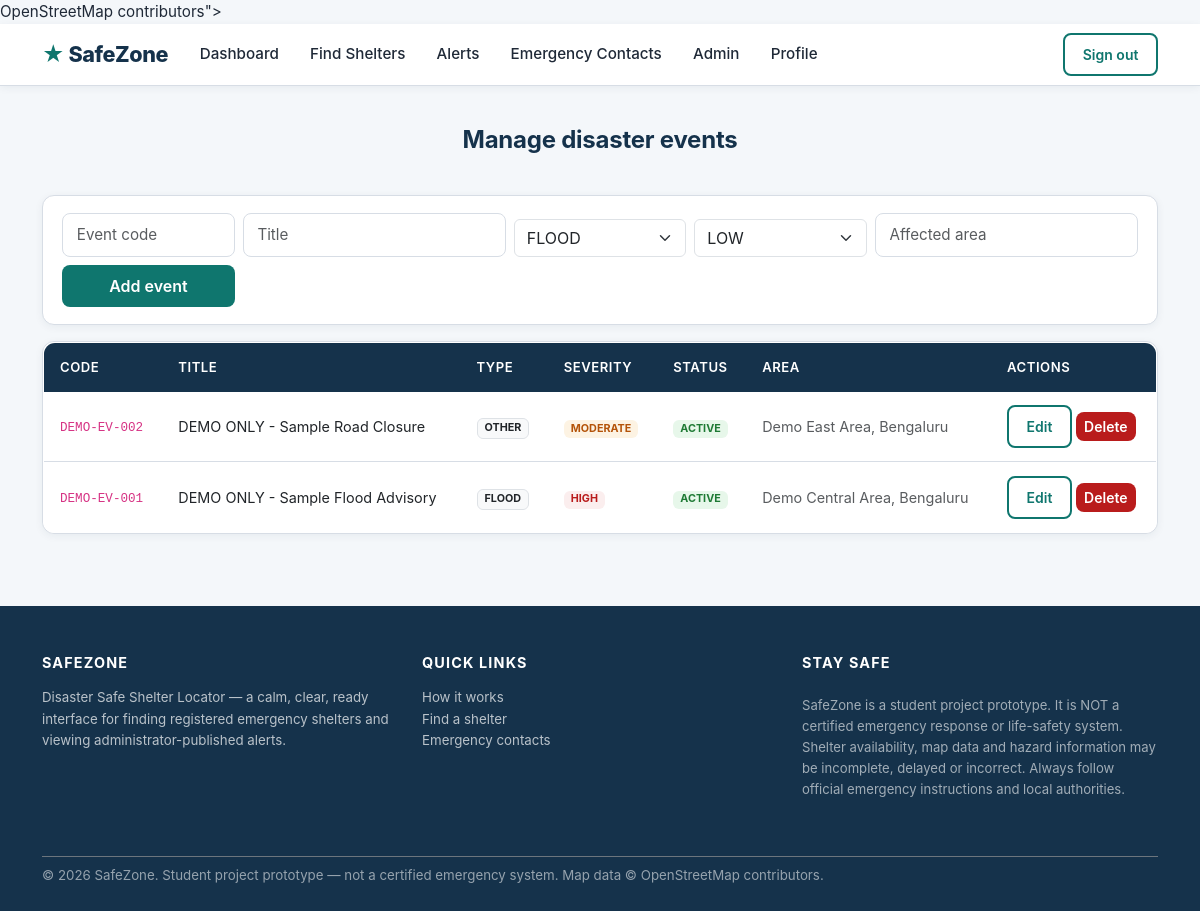
Screenshot of /admin/manage-disasters (signed in) with the database file from the repository.
### tables this page shows
CREATE TABLE disaster_events (
    disaster_id INTEGER PRIMARY KEY AUTOINCREMENT,
    event_code VARCHAR(30) NOT NULL UNIQUE,
    title VARCHAR(180) NOT NULL,
    disaster_type TEXT NOT NULL CHECK (disaster_type IN ('FLOOD','FIRE','EARTHQUAKE','LANDSLIDE','CYCLONE','STORM','OTHER')),
    severity TEXT NOT NULL CHECK (severity IN ('LOW','MODERATE','HIGH','CRITICAL')),
    description TEXT NOT NULL,
    affected_area VARCHAR(180) NULL,
    source_name VARCHAR(120) NOT NULL DEFAULT 'ADMIN DEMO ENTRY',
    source_url VARCHAR(500) NULL,
    event_status TEXT NOT NULL DEFAULT 'ACTIVE' CHECK (event_status IN ('ACTIVE','RESOLVED','EXPIRED')),
    starts_at DATETIME NOT NULL,
    ends_at DATETIME NULL,
    created_by BIGINT NULL,
    created_at TIMESTAMP NOT NULL DEFAULT CURRENT_TIMESTAMP,
    updated_at TIMESTAMP NOT NULL DEFAULT CURRENT_TIMESTAMP,
    CONSTRAINT fk_disaster_created_by FOREIGN KEY (created_by) REFERENCES users(user_id) ON DELETE SET NULL
);

### safezone/routes/admin.py (the view)
@admin_bp.route("/manage-disasters")
@login_required
def manage_disasters():
    if not _admin_required():
        return redirect(url_for("user.dashboard"))
    disasters = get_disasters()
    return render_template("manage_disasters.html", disasters=disasters)

### safezone/database/connection.py (called while the page is built)
def get_db_path():
    db_url = Config.DATABASE_URL
    if db_url.startswith("sqlite:///"):
        return db_url[len("sqlite:///"):]
    return None

def get_connection():
    db_path = get_db_path()
    conn = sqlite3.connect(db_path)
    conn.row_factory = sqlite3.Row
    conn.execute("PRAGMA foreign_keys = ON")
    return conn

@contextmanager
def db_transaction():
    conn = get_connection()
    try:
        yield conn
        conn.commit()
    except Exception:
        conn.rollback()
        raise
    finally:
        conn.close()

def query_one(sql, params=()):
    with db_transaction() as conn:
        cur = conn.execute(sql, params)
        return cur.fetchone()

def query_all(sql, params=()):
    with db_transaction() as conn:
        cur = conn.execute(sql, params)
        return cur.fetchall()

### safezone/routes/admin.py (called while the page is built)
def _admin_required():
    if not current_user.is_authenticated or current_user.role != "ADMIN":
        flash("Administrator access required.", "danger")
        return False
    return True

### safezone/routes/auth.py (called while the page is built)
def get_user_by_id(user_id):
    from safezone.database.connection import query_one
    return query_one("SELECT * FROM users WHERE user_id = ?", (user_id,))

    @property
    def is_admin(self):
        return self.role == "ADMIN"

### safezone/services/admin.py (called while the page is built)
def get_disasters(status=None):
    sql = "SELECT * FROM disaster_events"
    params = []
    if status:
        sql += " WHERE event_status = ?"
        params.append(status)
    sql += " ORDER BY starts_at DESC"
    rows = query_all(sql, tuple(params))
    return [dict(r) for r in rows]

### templates/manage_disasters.html (shortened to what this page needs)
{% extends "base.html" %}
{% block content %}
<section class="section-sm">
  <div class="container">
    <h2 class="section-title-center">Manage disaster events</h2>
    <div class="card card-sz mb-3">
      <div class="card-body">
        <form method="POST" action="{{ url_for('admin.add_disaster') }}" class="row g-2 align-items-end">
          <div class="col-md-2"><input type="text" name="event_code" class="form-control" placeholder="Event code" required></div>
          <div class="col-md-3"><input type="text" name="title" class="form-control" placeholder="Title" required></div>
          <div class="col-md-2">
            <select name="disaster_type" class="form-select">
              <option>FLOOD</option><option>FIRE</option><option>EARTHQUAKE</option>
            </select>
          </div>
          <div class="col-md-2">
            <select name="severity" class="form-select">
              <option>LOW</option><option>MODERATE</option><option>HIGH</option><option>CRITICAL</option>
            </select>
          </div>
          <div class="col-md-3"><input type="text" name="affected_area" class="form-control" placeholder="Affected area"></div>
          <div class="col-md-2"><button class="btn btn-sz w-100" type="submit">Add event</button></div>
        </form>
      </div>
    </div>
    <div class="card card-sz">
      <div class="card-body p-0">
        <div class="table-responsive">
          <table class="table-sz mb-0">
            <thead>
              <tr><th>Code</th><th>Title</th><th>Type</th><th>Severity</th><th>Status</th><th>Area</th><th>Actions</th></tr>
            </thead>
            <tbody>
              {% for d in disasters %}
                <tr>
                  <td><code>{{ d.event_code }}</code></td>
                  <td>{{ d.title }}</td>
                  <td><span class="badge bg-light text-dark border">{{ d.disaster_type }}</span></td>
                  <td><span class="badge badge-{{ d.severity.lower() }}">{{ d.severity }}</span></td>
                  <td><span class="badge badge-{{ 'open' if d.event_status=='ACTIVE' else 'closed' }}">{{ d.event_status }}</span></td>
                  <td class="small text-muted">{{ d.affected_area }}</td>
                  <td>
                    <form method="POST" action="{{ url_for('admin.edit_disaster', disaster_id=d.disaster_id) }}" style="display:inline;">
                      <button class="btn btn-sm btn-outline-sz">Edit</button>
                    </form>
                    <form method="POST" action="{{ url_for('admin.delete_disaster_route', disaster_id=d.disaster_id) }}" style="display:inline;" onsubmit="return confirm('Delete this disaster event?')">
                      <button class="btn btn-sm btn-danger-sz">Delete</button>
                    </form>
                  </td>
                </tr>
              {% else %}
                <tr><td colspan="7" class="text-center text-muted p-3">No disaster events.</td></tr>
              {% endfor %}
            </tbody>
          </table>
        </div>
      </div>
    </div>
  </div>
</section>
{% endblock %}

### static/css/style.css (style rules this page uses)
:root { --sz-navy: #15324B; --sz-navy-dark: #0f2436; --sz-teal: #0F766E; --sz-teal-dark: #0b5f56; --sz-pale-teal: #EAF4F4; --sz-bg: #F4F7FA; --sz-amber: #B45309; --sz-amber-bg: #fdf3e3; --sz-red: #B91C1C; --sz-red-bg: #fbeeee; --sz-text: #1f2937; --sz-text-muted: #6b7280; --sz-border: #d7dde5; --sz-shadow: 0 6px 18px rgba(21, 50, 75, 0.08); --sz-shadow-sm: 0 2px 8px rgba(21, 50, 75, 0.06); --sz-radius: 12px; --sz-font: "Inter", -apple-system, BlinkMacSystemFont, "Segoe UI", Roboto, "Helvetica Neue", Arial, sans-serif; }
* { box-sizing: border-box; }
html { scroll-behavior: smooth; }
body { background: var(--sz-bg); color: var(--sz-text); font-family: var(--sz-font); font-size: 0.95rem; line-height: 1.6; margin: 0; }
h1, h2, h3, h4, h5, h6 { color: var(--sz-navy); font-weight: 700; letter-spacing: -0.01em; }
h2 { font-size: 1.5rem; }
.btn-sz { background: var(--sz-teal); border: none; color: #fff; font-weight: 600; border-radius: 8px; padding: 0.55rem 1.2rem; transition: transform 0.15s, box-shadow 0.15s, background 0.15s; }
.btn-outline-sz { color: var(--sz-teal); border: 2px solid var(--sz-teal); background: transparent; font-weight: 600; border-radius: 8px; padding: 0.55rem 1.1rem; }
.btn-danger-sz { background: var(--sz-red); border: none; color: #fff; font-weight: 600; border-radius: 8px; }
.badge-open { background: #e7f7ea; color: #1e7a34; }
.badge-high { background: var(--sz-red-bg); color: var(--sz-red); }
.badge-moderate { background: var(--sz-amber-bg); color: var(--sz-amber); }
.card-sz { background: #fff; border: 1px solid var(--sz-border); border-radius: var(--sz-radius); box-shadow: var(--sz-shadow-sm); transition: transform 0.15s, box-shadow 0.15s; }
.card-sz > .card-body { padding: 1.1rem 1.2rem; }
.section-sm { padding: 2.5rem 1rem; }
.section-title-center { text-align: center; margin-bottom: 2.5rem; }
.form-control { width: 100%; padding: 0.6rem 0.85rem; border: 1px solid var(--sz-border); border-radius: 8px; font-size: 0.95rem; background: #fff; transition: border-color 0.15s, box-shadow 0.15s; }
.form-select { appearance: none; }
.table-sz { width: 100%; border-collapse: collapse; background: #fff; border-radius: var(--sz-radius); overflow: hidden; border: 1px solid var(--sz-border); }
.table-sz th { background: var(--sz-navy); color: #fff; font-weight: 600; font-size: 0.82rem; text-transform: uppercase; letter-spacing: 0.04em; padding: 0.85rem 1rem; text-align: left; }
.table-sz td { padding: 0.85rem 1rem; border-bottom: 1px solid var(--sz-border); font-size: 0.9rem; }
.table-sz tr:last-child td { border-bottom: none; }

### rows the page displays
disaster_events: event_code "DEMO-EV-002", title "DEMO ONLY - Sample Road Closure", disaster_type "OTHER", severity "MODERATE", event_status "ACTIVE", affected_area "Demo East Area, Bengaluru"
disaster_events: event_code "DEMO-EV-001", title "DEMO ONLY - Sample Flood Advisory", disaster_type "FLOOD", severity "HIGH", event_status "ACTIVE", affected_area "Demo Central Area, Bengaluru"
